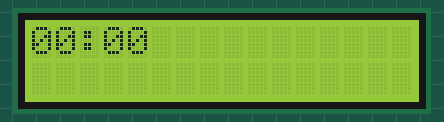
Bench run of a sketch on a simulated Arduino Uno, built with avr-gcc and run on an emulated ATmega328P. Parts: 16×2 character LCD.

Above: at 0.1 s.
At 4.1 s:
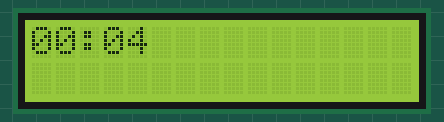
At 9.1 s:
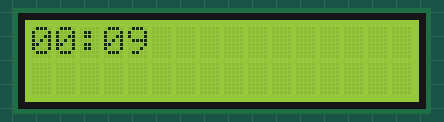
At 19.2 s:
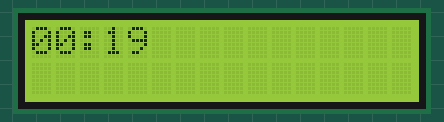
At 28.2 s:
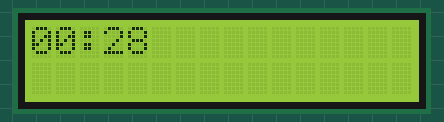
At 38.2 s:
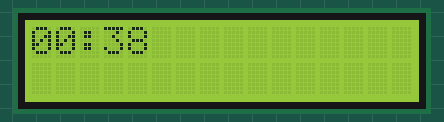

Measured:
- what the display in image 1 shows lasts 1.0 s, from 4.1 s to 5.1 s

The sketch:

marek.ino
```cpp
#include <ISALiquidCrystal.h>
ISALiquidCrystal lcd;
int i=0;
int j=0;

void setup() {
  lcd.begin();

}

void loop() {

  if(i==60){
    j++;
    i=0;
  }
  if(j<10)
  {
  lcd.print("0");
  lcd.print(j);
  }
  else lcd.print(j);


  lcd.print(":");

  if(i<10)
  {
  lcd.print("0");
  lcd.print(i);
  }
  else lcd.print(i);
  delay(1000);
  i++;
  lcd.clear();

}
```
